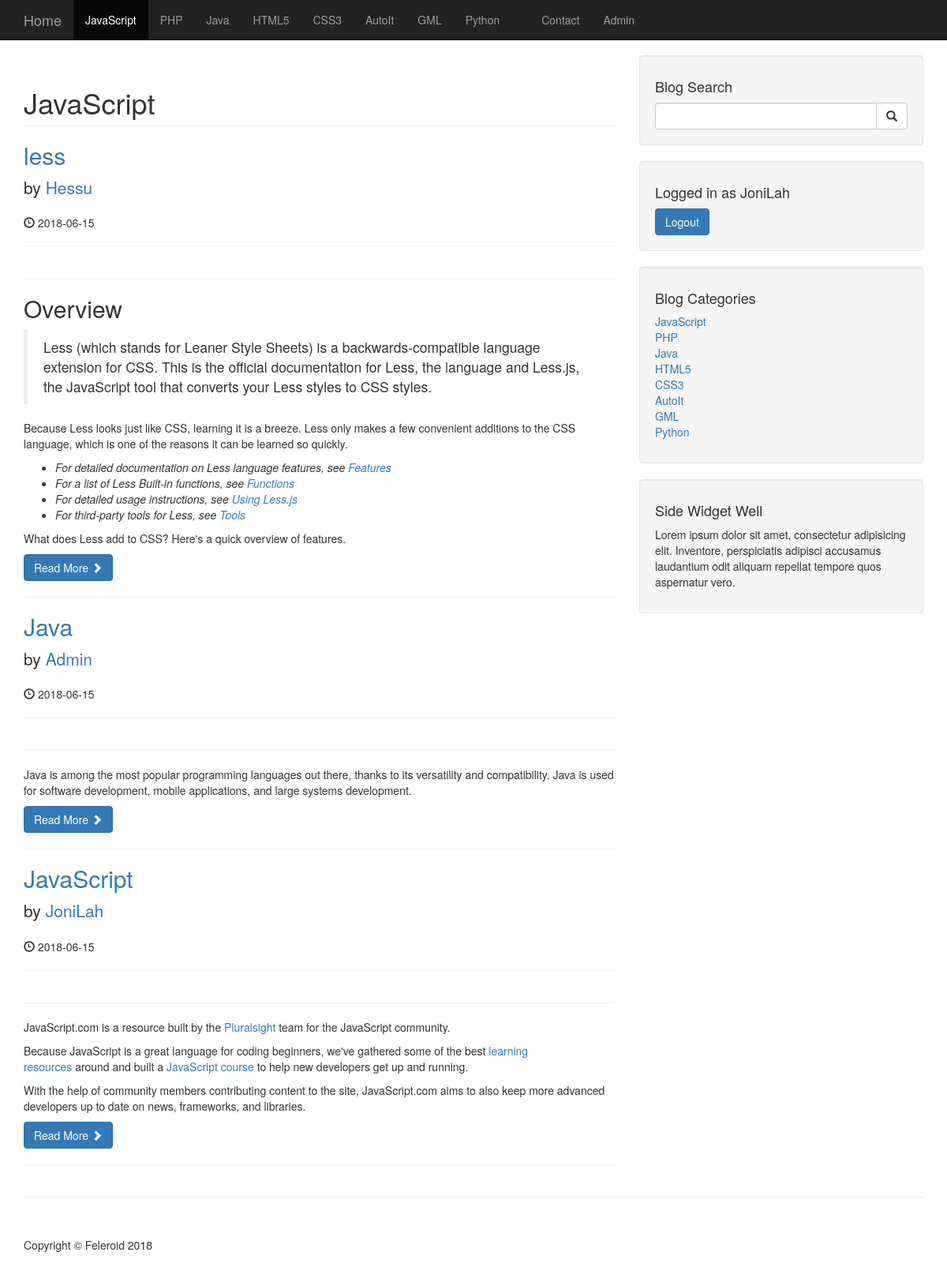
Screenshot of /category/2 (signed in) with the database file from the repository.
### tables this page shows
CREATE TABLE `categories` (
  `cat_id` int(3) NOT NULL,
  `cat_title` varchar(255) NOT NULL
);

CREATE TABLE `posts` (
  `post_id` int(4) NOT NULL,
  `post_category_id` int(4) NOT NULL,
  `post_title` varchar(255) NOT NULL,
  `post_author` varchar(255) NOT NULL,
  `post_user` varchar(255) NOT NULL,
  `post_date` date NOT NULL,
  `post_image` text NOT NULL,
  `post_content` text NOT NULL,
  `post_tags` varchar(255) NOT NULL,
  `post_comment_count` int(11) NOT NULL,
  `post_status` varchar(255) NOT NULL DEFAULT 'draft',
  `post_views_count` int(11) NOT NULL
);

### admin/functions.php (called while the page is built, shortened)
<?php
    function isAdmin($username) {
        global $connection;
        $query = "SELECT user_role FROM users WHERE username = '$username'";
        $result = mysqli_query($connection, $query);
        $row = mysqli_fetch_array($result);
        return $row['user_role'] == "admin" ? true : false;
    }
?>

### category.php (the view, shortened to what this page needs)
<?php include "includes/header.php"; ?>
<?php include "admin/functions.php"; ?>
<?php
    if (isset($_GET['category'])) {
        $post_category_id = $_GET['category'];
    }
?>
    <?php include "includes/navigation.php"; ?>
    <div class="container">
        <div class="row">
            <div class="col-md-8">
                <h1 class="page-header">
                    <?php
                        $title_query = mysqli_query($connection, "SELECT cat_title FROM categories WHERE cat_id = $post_category_id");
                        while ($row = mysqli_fetch_assoc($title_query)) {
                            if (isAdmin($_SESSION['username'])) {
                                $query = "SELECT * FROM posts WHERE post_category_id = $post_category_id ORDER BY post_id DESC";
                            } else {
                                $query = "SELECT * FROM posts WHERE post_category_id = $post_category_id AND post_status = 'published' ORDER BY post_id DESC";
                            }
                            $select_all_posts_query = mysqli_query($connection, $query);
                            if (mysqli_num_rows($select_all_posts_query) > 0) {
                                echo $cat_title = $row['cat_title'];
                            }
                        }
                    ?>
                </h1>
                <?php
                    if (isset($_GET['category'])) {
                        if (isAdmin($_SESSION['username'])) {
                            $stmt1 = mysqli_prepare($connection, "SELECT post_id, post_title, post_author, post_user, post_date, post_image, post_content FROM posts WHERE post_category_id = ? ORDER BY post_id DESC");
                        } else {
                            $stmt2 = mysqli_prepare($connection, "SELECT post_id, post_title, post_author, post_user, post_date, post_image, post_content FROM posts WHERE post_category_id = ? AND post_status = ? ORDER BY post_id DESC");
                            $published = "published";
                        }
                        if (isset($stmt1)) {
                            mysqli_stmt_bind_param($stmt1, "i", $post_category_id);
                            mysqli_stmt_execute($stmt1);
                            mysqli_stmt_bind_result($stmt1, $post_id, $post_title, $post_author, $post_user, $post_date, $post_image, $post_content);
                            $stmt = $stmt1;
                            mysqli_stmt_store_result($stmt);
                        } else {
                            mysqli_stmt_bind_param($stmt2, "is", $post_category_id, $published);
                            mysqli_stmt_execute($stmt2);
                            mysqli_stmt_bind_result($stmt2, $post_id, $post_title, $post_author, $post_user, $post_date, $post_image, $post_content);
                            $stmt = $stmt2;
                            mysqli_stmt_store_result($stmt);
                        }
                            while (mysqli_stmt_fetch($stmt)):
                                ?>
                                <h2>
                                    <a href="post.php?p_id=<?php echo $post_id; ?>"><?php echo $post_title; ?></a>
                                </h2>
                                <p class="lead">
                                    by <a href="index.php"><?php echo $post_user; ?></a>
                                </p>
                                <p><span class="glyphicon glyphicon-time"></span> <?php echo $post_date; ?></p>
                                <hr>
                                <hr>
                                <p><?php echo $post_content; ?></p>
                                <a class="btn btn-primary" href="post.php?p_id=<?php echo $post_id; ?>">Read More <span class="glyphicon glyphicon-chevron-right"></span></a>
                                <hr>
                            <?php endwhile; mysqli_stmt_close($stmt);
                        } else {
                            header("Location: index.php");
                        }?>
            </div>
            <?php include "includes/sidebar.php"; ?>
        </div>
<?php include "includes/footer.php"; ?>

### includes/navigation.php (shortened to what this page needs)
<nav class="navbar navbar-inverse navbar-fixed-top" role="navigation">
    <div class="container">
        <div class="navbar-header">
            <a class="navbar-brand" href="/cms">Home</a>
        </div>
        <div class="collapse navbar-collapse" id="bs-example-navbar-collapse-1">
            <ul class="nav navbar-nav">
                <?php
                    $query = "SELECT * FROM categories";
                    $select_all_categories_query = mysqli_query($connection, $query);
                    while ($row = mysqli_fetch_assoc($select_all_categories_query)) {
                        $cat_id = $row['cat_id'];
                        $cat_title = $row['cat_title'];
                        $category_class = "";
                        $contact_class = "";
                        $page_name = basename($_SERVER['PHP_SELF']);
                        if (isset($_GET['category']) && $_GET['category'] == $cat_id) {
                            $category_class = "active";
                        } else if ($page_name == "registration.php") {
                            $registration_class = "active";
                        } else if ($page_name == "contact.php") {
                            $contact_class = "active";
                        }
                        echo "<li class='$category_class'><a href='/cms/category/{$cat_id}'>{$cat_title}</a></li>";
                    }
                ?>
                <li class="<?php echo $contact_class; ?>"><a href="/cms/contact">Contact</a></li>
                <?php if(isset($_SESSION['role']) && $_SESSION['role'] == 'admin'): ?>
                    <li><a href="/cms/admin">Admin</a></li>
                <?php endif; ?>
            </ul>
        </div>
    </div>
</nav>

### includes/sidebar.php (shortened to what this page needs)
<div class="col-md-4">
    <div class="well">
        <h4>Blog Search</h4>
        <form action="search.php" method="post">
            <div class="input-group">
                <input name="search" type="text" class="form-control">
                <span class="input-group-btn">
                    <button name="submit" class="btn btn-default" type="submit">
                        <span class="glyphicon glyphicon-search"></span>
                    </button>
                </span>
            </div>
        </form>
    </div>
    <div class="well">
        <?php
            if(isset($_SESSION['role'])):
        ?>
            <h4>Logged in as <?php echo $_SESSION['username']; ?></h4>
            <a href="includes/logout.php" class="btn btn-primary">Logout</a>
        <?php endif; ?>
    </div>
    <div class="well">
        <?php
            $query = "SELECT * FROM categories";
            $select_categories_sidebar_query = mysqli_query($connection, $query);
        ?>
        <h4>Blog Categories</h4>
        <div class="row">
            <div class="col-lg-12">
                <ul class="list-unstyled">
                    <?php
                        while ($row = mysqli_fetch_assoc($select_categories_sidebar_query)) {
                        $cat_title = $row['cat_title'];
                        $cat_id = $row['cat_id'];
                        echo "<li><a href='category.php?category=$cat_id'>{$cat_title}</a></li>";
                    }
                    ?>
                </ul>
            </div>
        </div>
    </div>
    <?php include "widget.php"; ?>
</div>

### css/blog-home.css (style rules this page uses)
body { padding-top: 70px; }

### rows the page displays
categories: cat_title "JavaScript"
categories: cat_title "PHP"
categories: cat_title "Java"
categories: cat_title "HTML5"
categories: cat_title "CSS3"
categories: cat_title "AutoIt"
categories: cat_title "GML"
categories: cat_title "Python"
posts: post_title "less", post_user "Hessu", post_content "Overview Less (which stands for Leaner Style Sheets) is a backwards-compatible language extension for CSS. This is the official documentation for Less, the language and Less.js, the JavaScript tool that converts your Less styles to CSS styles. Because Less looks just like CSS, learning it is a breeze. Less only makes a few convenient additions to the CSS language, which is one of the reasons it can be learned so quickly. For detailed documentation on Less language features, see Features For a list of Less Built-in functions, see Functions For detailed usage instructions, see Using Less.js For third-party tools for Less, see Tools What does Less add to CSS? Here's a quick overview of…"
posts: post_title "Java", post_user "Admin", post_content "Java is among the most popular programming languages out there, thanks to its versatility and compatibility. Java is used for software development, mobile applications, and large systems development."
posts: post_title "JavaScript", post_user "JoniLah", post_content "JavaScript.com is a resource built by the Pluralsight team for the JavaScript community. Because JavaScript is a great language for coding beginners, we've gathered some of the best learning resources around and built a JavaScript course to help new developers get up and running. With the help of community members contributing content to the site, JavaScript.com aims to also keep more advanced developers up to date on news, frameworks, and libraries."

### other values shown
$_SESSION['username'] "JoniLah"
